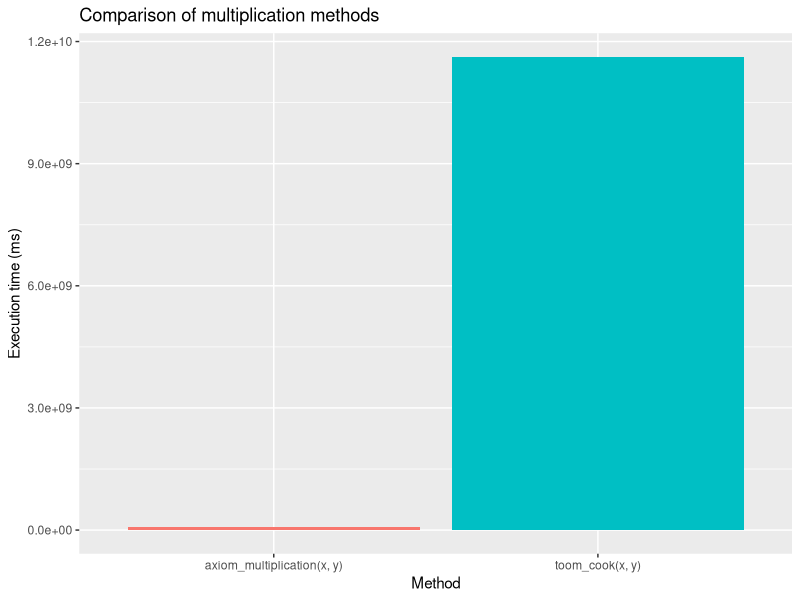
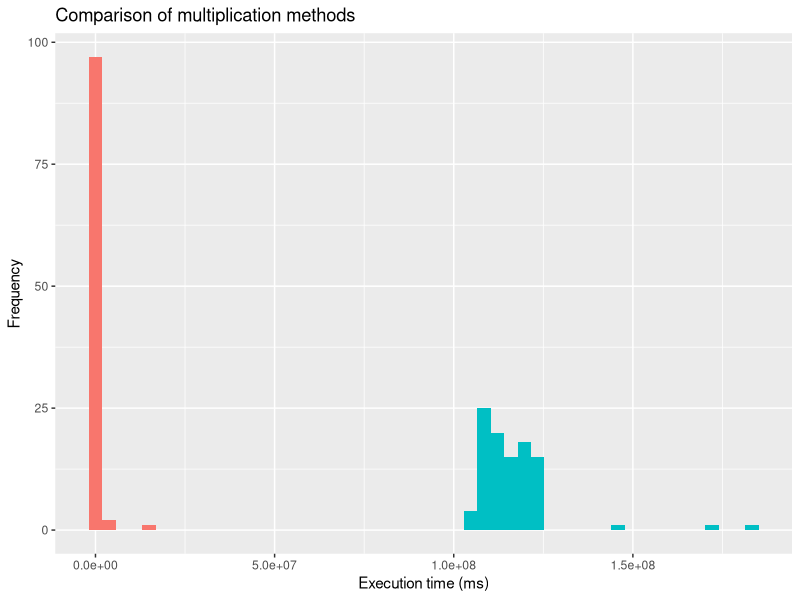
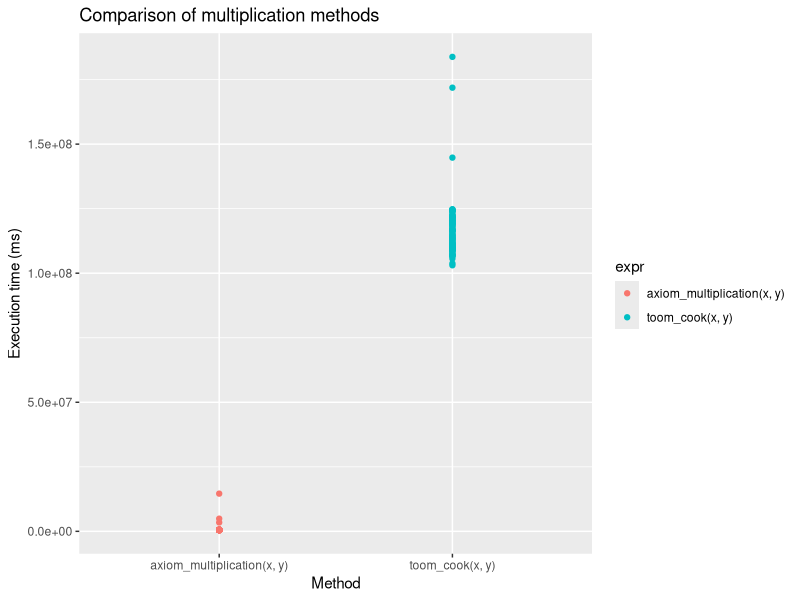

Here is the R script that generated these plots, in order:
# install the required packages
install.packages("microbenchmark")
install.packages("ggplot2")

# load the packages
library(microbenchmark)
library(ggplot2)

# Define the axiom multiplication function
axiom_multiplication <- function(x, y) {
  # Break down x and y into multiples of 10 and single digits
  x_tens <- floor(x/10)
  x_ones <- x - 10*x_tens
  y_tens <- floor(y/10)
  y_ones <- y - 10*y_tens
  
  # Initialize a variable z to 0
  z <- 0
  
  # Iterate through the digits of x
  for (i in 1:length(x)) {
    # Iterate through the digits of y
    for (j in 1:length(y)) {
      # Calculate the product x[i] * y[j]
      product <- x[i] * y[j]
      
      # Add the product to the corresponding element of z
      z[i+j-1] <- z[i+j-1] + product
    }
  }
  
  # Return z as the final result
  return(z)
}


# define the Toom-Cook multiplication function
toom_cook <- function(x, y) {
  # determine the size of the input vectors
  n <- length(x)
  m <- length(y)
  l <- max(n, m)
  
  # pad the input vectors with zeros to ensure that they have the same length
  if (n < l) x <- c(x, rep(0, l - n))
  if (m < l) y <- c(y, rep(0, l - m))
  
  # perform the multiplication using the Toom-Cook algorithm
  if (l == 1) {
    return(x * y)
  } else {
    l2 <- floor(l / 2)
    a <- x[1:l2]
    b <- x[(l2+1):l]
    c <- y[1:l2]
    d <- y[(l2+1):l]
    p1 <- toom_cook(a, c)
    p2 <- toom_cook(b, d)
    p3 <- toom_cook(a + b, c + d)
    p4 <- toom_cook(a + 2*b, c + 2*d)
    p5 <- toom_cook(2*a + b, 2*c + d)
    return(c(p1 * 10^(3 * l2) + (p4 - p1 - p2 - p3) * 10^(2 * l2) + (p3 - p1 - p2) * 10^l2 + p2, rep(0, l2)))
  }
}

# define the inputs for the multiplication functions
x <- rnorm(50)
y <- rnorm(50)

# measure the execution time of the multiplication functions
result <- microbenchmark(axiom_multiplication(x, y), toom_cook(x, y))

# print the results
print(result)

# visualize the results using a bar chart
ggplot(result, aes(x=expr, y=time, fill=expr)) + 
  geom_bar(stat="identity") +
  theme(legend.position = "none") +
  labs(title = "Comparison of multiplication methods", x = "Method", y = "Execution time (ms)")

# visualize the results using a histogram
ggplot(result, aes(x=time, fill=expr)) + 
  geom_histogram(bins=50) +
  theme(legend.position = "none") +
  labs(title = "Comparison of multiplication methods", x = "Execution time (ms)", y = "Frequency")

# visualize the results using a plot
ggplot(result, aes(x=expr, y=time, color=expr)) + 
  geom_point() +
  labs(title = "Comparison of multiplication methods", x = "Method", y = "Execution time (ms)")

# get a summary of the results
summary <- summary(result)

# print the summary
print(summary)

# compare the mean execution time of the two methods
if (summary[1, "mean"] < summary[2, "mean"]) {
  print(paste("The axiom multiplication method is", round(summary[2, "mean"] / summary[1, "mean"], 2), "times faster than the Toom-Cook method."))
} else {
  print(paste("The Toom-Cook multiplication method is", round(summary[1, "mean"] / summary[2, "mean"], 2), "times faster than the axiom multiplication method."))
}
